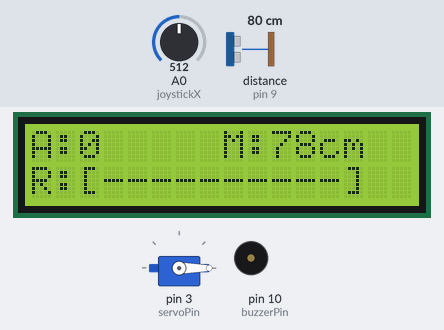
Simulated run of this sketch. Board: Arduino Uno, built with avr-gcc and run on an emulated ATmega328P. Parts: servo, 16×2 character LCD, buzzer (waves = sounding). Wiring (inferred from the names in the program): ultrasonic range finder: trigger pin 8; echo pin 9. The test bench sets the inputs (shaded band); at power-on: distance to the obstacle (sensor on pin 9) 80 cm, A0 (joystickX) = 512. The echo pulse lasts 58.3 µs per cm; what the sketch prints to the serial monitor is not drawn.

Above: at 2.7 s.
2.8 s: distance to the obstacle (sensor on pin 9) set to 50 cm
At 3.2 s:
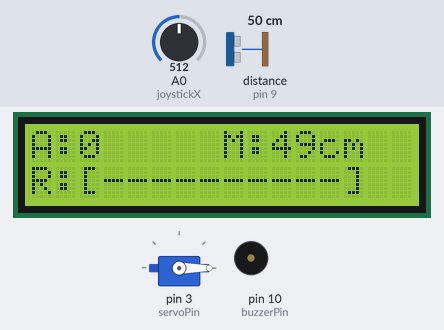
4.3 s: distance to the obstacle (sensor on pin 9) set to 42 cm
At 4.66 s:
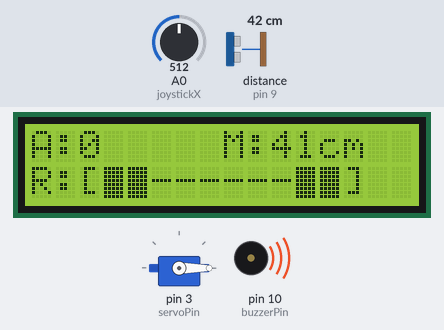
6.3 s: A0 (joystickX) set to 582
9.3 s: A0 (joystickX) set to 614
At 9.91 s:
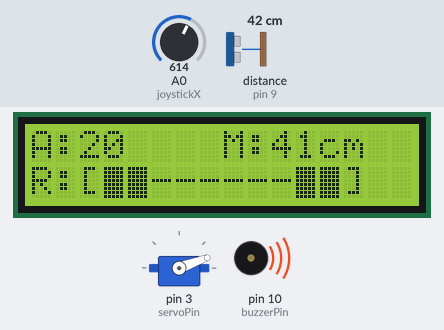
11.7 s: distance to the obstacle (sensor on pin 9) set to 28 cm
At 11.98 s:
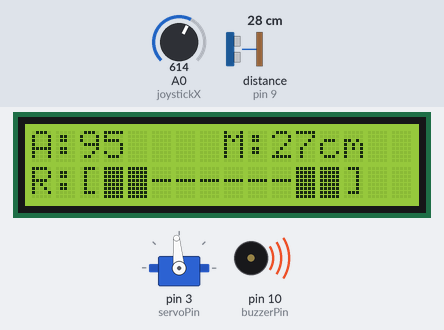
13.9 s: distance to the obstacle (sensor on pin 9) set to 22 cm
At 14.31 s:
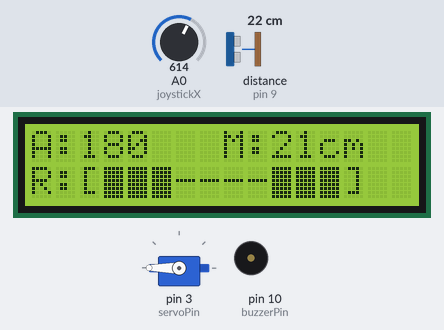
Timing chart, 0 to 16.9 s (numbered marks = the images above; inputs shaded):
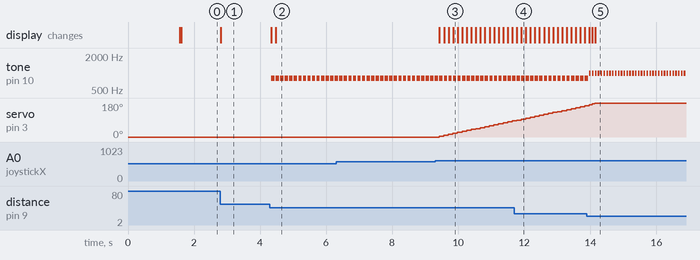

The sketch:

arduino-joystick-radar.ino
```cpp
#include <Servo.h>
#include <LiquidCrystal.h>

LiquidCrystal lcd(12, 11, 5, 4, 2, 7);

Servo radarServo;

const int servoPin   = 3;
const int joystickX  = A0;
const int trigPin    = 8;
const int echoPin    = 9;
const int buzzerPin  = 10;
int servoAngle = 0;

void setup() {
  radarServo.attach(servoPin);
  radarServo.write(servoAngle);
  Serial.begin(9600);

  pinMode(trigPin, OUTPUT);
  pinMode(echoPin, INPUT);
  pinMode(buzzerPin, OUTPUT);

  lcd.begin(16, 2);
  lcd.print("RADAR SISTEMI");
  lcd.setCursor(0, 1);
  lcd.print("Baslatiliyor...");

  delay(1500);
  lcd.clear();
}

void loop() {
  int joystickDegree = analogRead(joystickX);

  if (joystickDegree > 600) {
    servoAngle += 5;
  }
  else if (joystickDegree < 400) {
    servoAngle -= 5;
  }

  servoAngle = constrain(servoAngle, 0, 180);
  radarServo.write(servoAngle);

  digitalWrite(trigPin, LOW);
  delayMicroseconds(2);
  digitalWrite(trigPin, HIGH);
  delayMicroseconds(10);
  digitalWrite(trigPin, LOW);

  long time = pulseIn(echoPin, HIGH, 30000);
  long distance = time * 0.034 / 2;

  Serial.print("Mesafe: ");
  Serial.println(distance);

  lcd.setCursor(0, 0);
  lcd.print("A:");
  lcd.print(servoAngle);
  lcd.print("   ");

  lcd.setCursor(8, 0);
  lcd.print("M:");
  lcd.print(distance);
  lcd.print("cm   ");

  if (distance > 0 && distance < 10) {
    tone(buzzerPin, 1500);

    lcd.setCursor(0, 1); // Alt satır
    lcd.print("R:[");
    for (int i = 0; i < 10; i++) {
      lcd.write(255);
    }
    lcd.print("]");
  }
  else if (distance >= 10 && distance < 25) {
    tone(buzzerPin, 1000);
    delay(50);
    noTone(buzzerPin);

    lcd.setCursor(0, 1); // Alt satır
    lcd.print("R:[");
    lcd.write(255); lcd.write(255); lcd.write(255);
    lcd.print("----");
    lcd.write(255); lcd.write(255); lcd.write(255);
    lcd.print("]");
  }
  else if (distance >= 25 && distance < 45) {
    tone(buzzerPin, 800);
    delay(100);
    noTone(buzzerPin);

    lcd.setCursor(0, 1);
    lcd.print("R:[");
    lcd.write(255); lcd.write(255);
    lcd.print("------");
    lcd.write(255); lcd.write(255);
    lcd.print("]");
  }
  else {
    noTone(buzzerPin);

    lcd.setCursor(0, 1);
    lcd.print("R:[----------]");
  }

  delay(30);
}
```

Measured:
- the behaviour switches between 46 and 45 cm on distance to the obstacle (sensor on pin 9) (found by bisection; images 1 and 2)
- the behaviour switches between 600 and 601 on A0 (joystickX) (found by bisection; images 2 and 3)
- the behaviour switches between 26 and 25 cm on distance to the obstacle (sensor on pin 9) (found by bisection; images 4 and 5)
- after the input at 2.8 s, the display: changes at once (image 1)
- after the input at 4.3 s, tone on pin 10 (buzzerPin): alternates 800 Hz for 0.10 s and silent for 0.04 s, starting at once; the display: first changes at once (image 2 shows a later state)
- after the input at 9.3 s, servo on pin 3 (servoPin): moves from 0° to 85° over 2.2 s, starting after 0.13 s; the display: first changes after 0.13 s (image 3 shows a later state)
- after the input at 13.9 s, tone on pin 10 (buzzerPin): alternates 1000 Hz for 0.05 s and silent for 0.04 s, starting after 0.07 s
